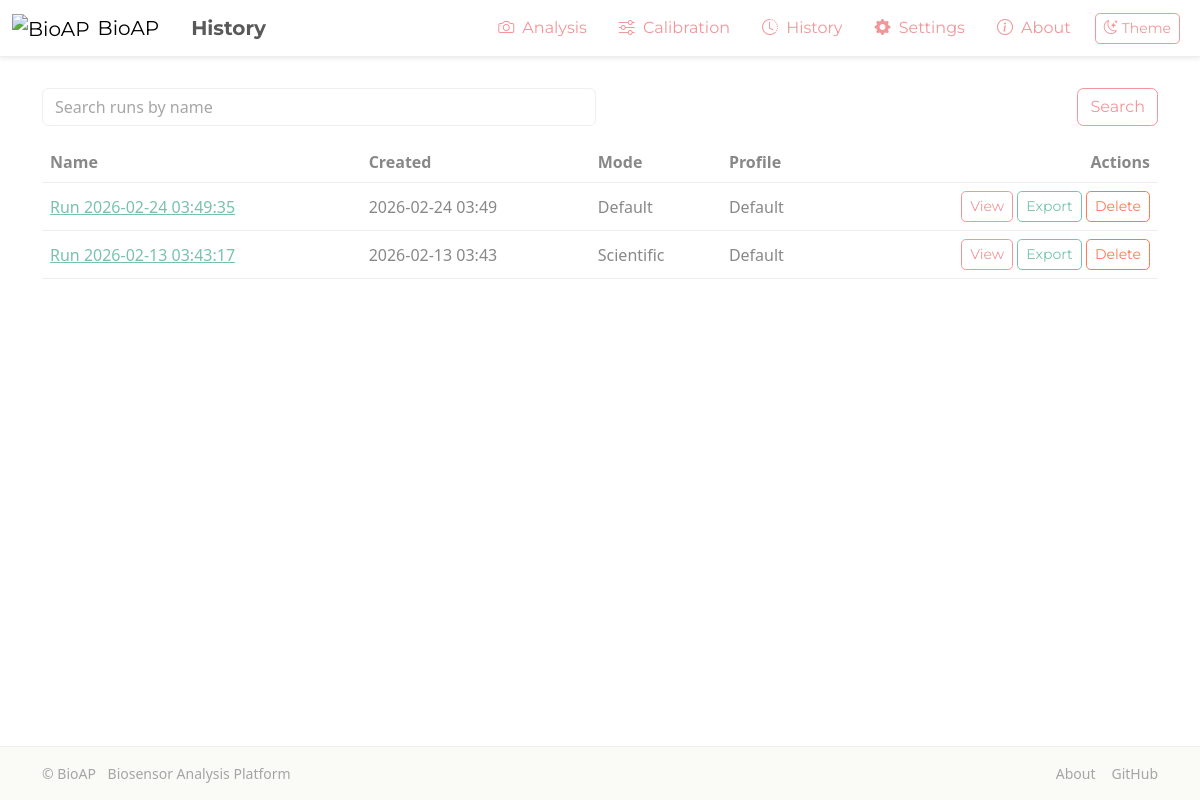
The app's page /history with its own data.
### app/models/run.py (models this page shows)
class Run(db.Model):
    __tablename__ = 'run'
    id = db.Column(db.Integer, primary_key=True)
    profile_id = db.Column(db.Integer, db.ForeignKey('calibration_profile.id'), nullable=False)
    mode = db.Column(db.String(20), nullable=False)  # 'default' | 'customize' | 'scientific'
    name = db.Column(db.String(200), nullable=False)
    created_at = db.Column(db.DateTime, default=datetime.utcnow, nullable=False)
    image_path = db.Column(db.String(500), nullable=False)
    used_normalization = db.Column(db.Boolean, default=False, nullable=False)
    background_point_x = db.Column(db.Integer, default=0, nullable=False)
    background_point_y = db.Column(db.Integer, default=0, nullable=False)
    sampling_scheme = db.Column(db.String(50), default='5-pixel', nullable=False)
    profile = db.relationship('CalibrationProfile')

### app/models/profile.py (models this page shows)
class CalibrationProfile(db.Model):
    __tablename__ = 'calibration_profile'
    id = db.Column(db.Integer, primary_key=True)
    name = db.Column(db.String(100), unique=True, nullable=False)
    created_at = db.Column(db.DateTime, default=datetime.utcnow, nullable=False)
    is_active = db.Column(db.Boolean, default=False, nullable=False)

### app/routes/history.py (the view)
@bp.route('')
def history():
    q = request.args.get('q', '').strip()
    query = Run.query.order_by(Run.created_at.desc())
    if q:
        query = query.filter(Run.name.contains(q))
    runs = query.all()
    items = []
    for r in runs:
        items.append({
            "id": r.id,
            "name": r.name,
            "created_at": r.created_at.strftime("%Y-%m-%d %H:%M"),
            "mode": r.mode,
            "profile": r.profile.name if r.profile else "",
            "image_path": r.image_path
        })
    return render_template('history.html', title="History", history=items, q=q)

### templates/history.html (shortened to what this page needs)
{% extends 'base.html' %}
{% block content %}
  <form class="row g-2 mb-3" method="get" action="{{ url_for('history.history') }}">
    <div class="col-12 col-md-6">
      <input type="text" class="form-control" name="q" value="{{ q }}" placeholder="Search runs by name">
    </div>
    <div class="col-12 col-md-6 d-flex justify-content-end">
      <button class="btn btn-outline-secondary" type="submit">Search</button>
    </div>
  </form>
  {% if not history %}
    <div class="row justify-content-center mt-4">
      <div class="col-md-8 col-lg-6">
        <div class="empty-state-card">
          <i class="bi bi-clock-history empty-state-icon mb-3"></i>
          <h3 class="fw-bold">No analysis history</h3>
          <p class="text-muted">Your completed analyses will appear here.</p>
        </div>
      </div>
    </div>
  {% else %}
    <div class="table-responsive">
      <table class="table table-hover align-middle">
        <thead>
          <tr>
            <th>Name</th>
            <th>Created</th>
            <th>Mode</th>
            <th>Profile</th>
            <th class="text-end">Actions</th>
          </tr>
        </thead>
        <tbody>
          {% for item in history %}
          <tr>
            <td><a href="{{ url_for('history.history_detail', run_id=item.id) }}">{{ item.name }}</a></td>
            <td>{{ item.created_at }}</td>
            <td class="text-capitalize">{{ item.mode }}</td>
            <td>{{ item.profile }}</td>
            <td class="text-end">
              <a class="btn btn-sm btn-outline-secondary" href="{{ url_for('history.history_detail', run_id=item.id) }}">View</a>
              <a class="btn btn-sm btn-outline-primary" href="{{ url_for('history.history_export', run_id=item.id) }}">Export</a>
              <form method="post" action="{{ url_for('history.history_delete', run_id=item.id) }}" class="d-inline" onsubmit="return confirm('Delete this run?');">
                <button class="btn btn-sm btn-outline-danger" type="submit">Delete</button>
              </form>
            </td>
          </tr>
          {% endfor %}
        </tbody>
      </table>
    </div>
  {% endif %}
{% endblock %}

### static/css/theme.css (style rules this page uses)
:root { --ag-surface: #FFFFFF; --ag-surface-subtle: #FAFAF7; --ag-navbar-bg: #FFFFFF; --ag-navbar-border: var(--bs-border-color); }
:root { --pg-bottom-space: 4rem; }
.table { --bs-table-bg: transparent; --bs-table-color: inherit; --bs-table-border-color: var(--bs-border-color); }

### templates/base.html (style rules this page uses)
body { background-color: var(--bs-body-bg); color: var(--bs-body-color); padding-top: 64px; }

### records on screen
Run: name "Run 2026-02-24 03:49:35", mode "Default"
CalibrationProfile: profile "Default" "Default"
Run: name "Run 2026-02-13 03:43:17", mode "Scientific"

### other values on screen
{{ page_title }} "History"
{{ item.created_at }} "2026-02-24 03:49" "2026-02-13 03:43"
